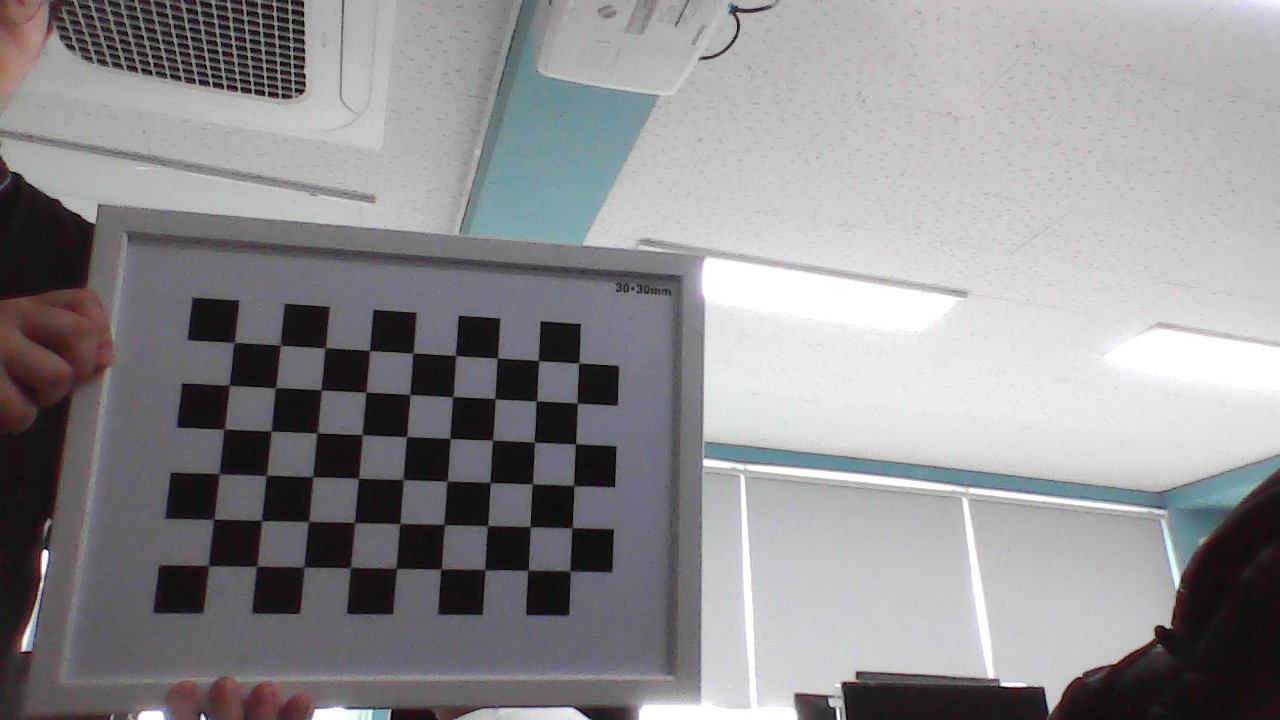
#> input picture WIN_20240313_01_03_18_Pro.jpg, 1280 x 720 px
$ python '이진화.py'
#> lines starting #> are read from the running program, lines starting #| are printed output that depends on the picture; after the words box and inside, x2 and y2 are one past the last pixel; in counts of white or black regions, pixels touching at a corner belong together
import cv2 as cv

import numpy as np
from matplotlib import pyplot as plt

img = cv.imread('WIN_20240313_01_03_18_Pro.jpg', cv.IMREAD_GRAYSCALE)
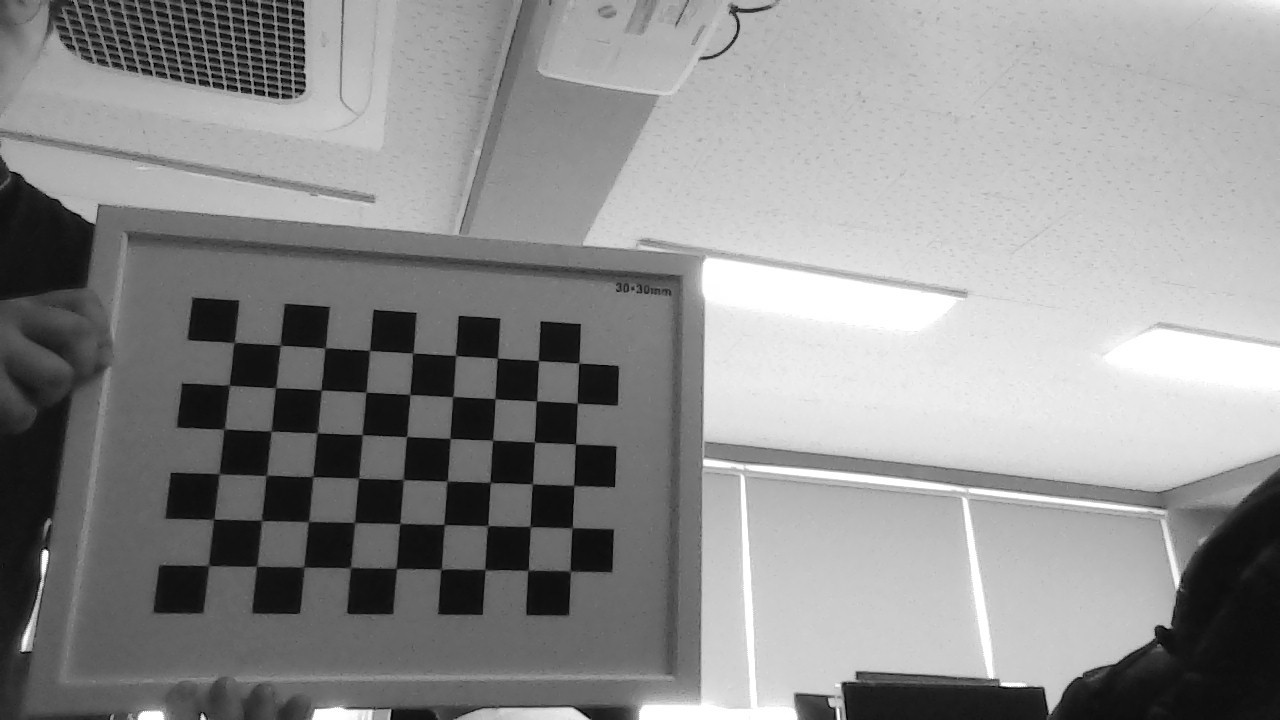
#> img: shape (720, 1280); min 0, max 255, mean 142.6
assert img is not None, "file could not be read, sheck with os.path.existe()"

ret, thresh1 = cv.threshold(img, 127,255,cv.THRESH_BINARY)
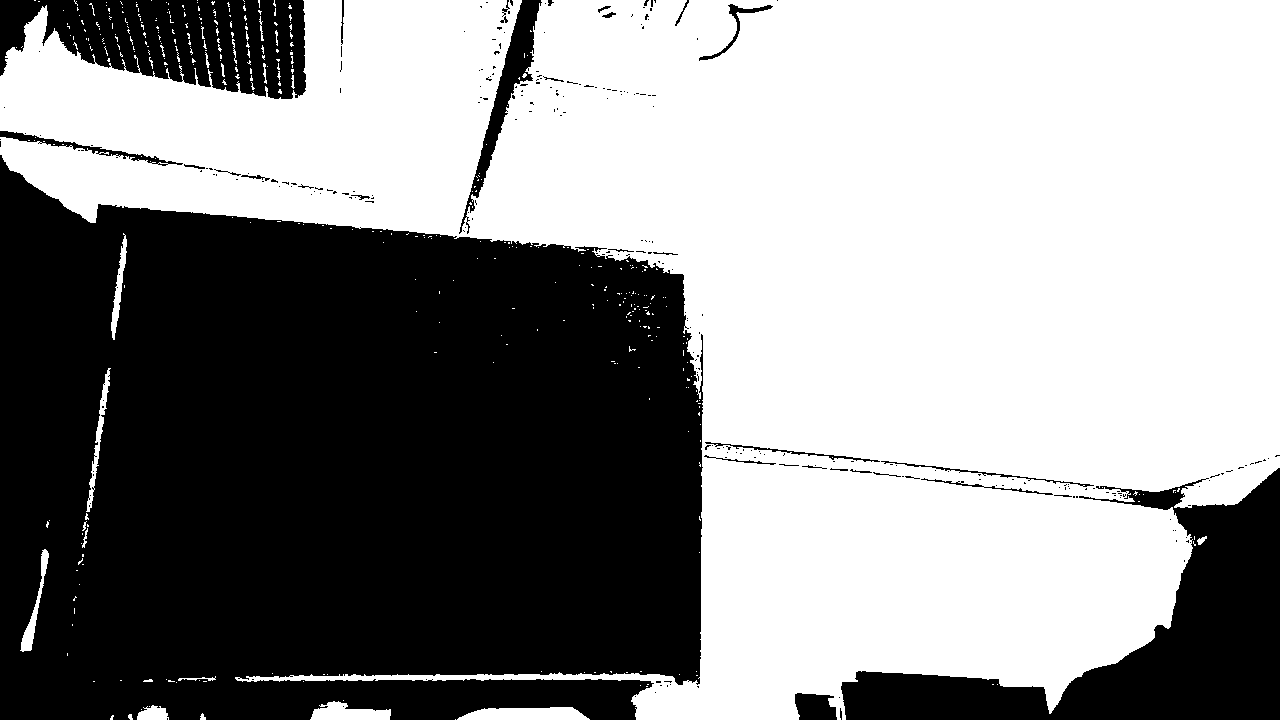
#> thresh1: shape (720, 1280); 56.4% white; 270 black regions (237 under 20 px), largest, box (x1, y1, x2, y2) and area: (0, 155, 703, 720) 333638, (841, 468, 1280, 720) 39422, (0, 0, 306, 99) 20239
ret, thresh2 = cv.threshold(img, 127,255,cv.THRESH_BINARY_INV)
ret, thresh3 = cv.threshold(img, 127,255,cv.THRESH_BINARY_INV)
ret, thresh4 = cv.threshold(img, 127,255,cv.THRESH_BINARY_INV)

titles = ['original image', 'binary', 'binary_inv','trunc','tozero', 'tozero_inv']

#> (the run stopped early here; a loop or call above may not have finished)
